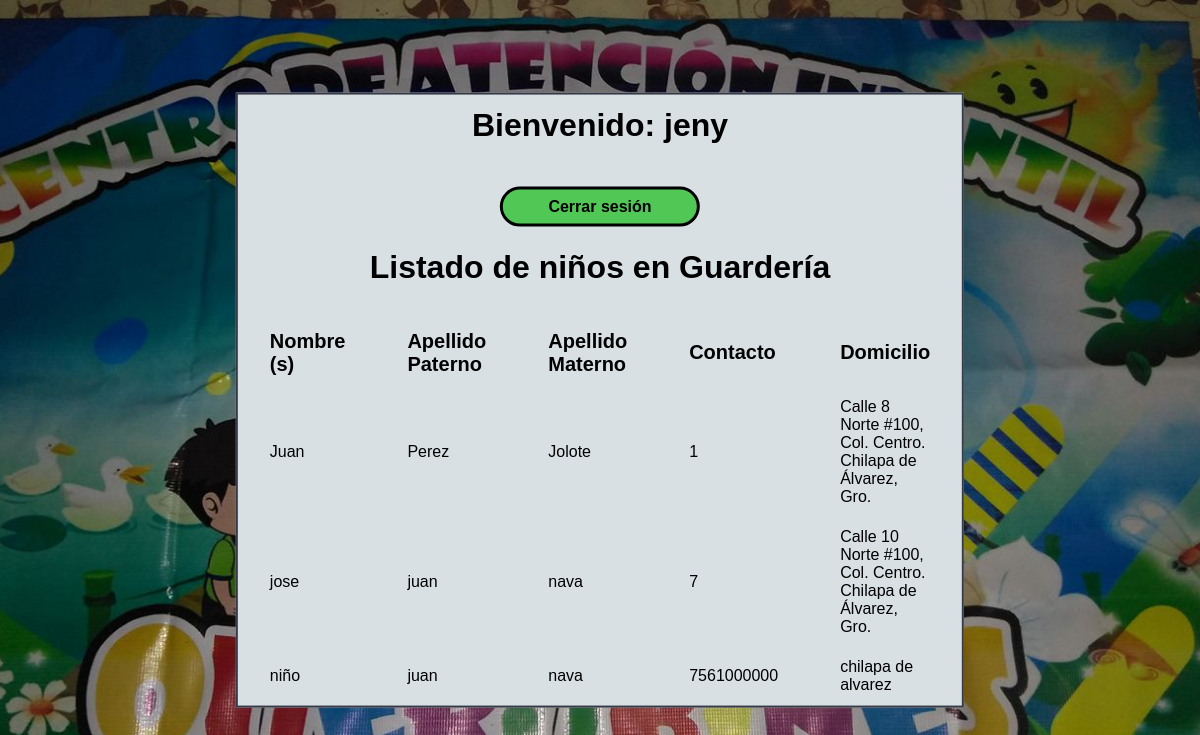
Screenshot of /listar.php (signed in) with the database file from the repository.
### tables this page shows
CREATE TABLE `ninos` (
  `nombre` varchar(30) NOT NULL,
  `apaterno` varchar(30) NOT NULL,
  `amaterno` varchar(30) NOT NULL,
  `contacto` text NOT NULL,
  `domicilio` varchar(100) NOT NULL
);

### listar.php (the view, shortened to what this page needs)
<link rel="stylesheet" href="login.css">
<table>
<?php
include('conexion.php');
if(isset($_SESSION['nombredelusuario']))
{
	$usuarioingresado = $_SESSION['nombredelusuario'];
	echo "<tr><td colspan='5' align='center'><h1>Bienvenido: $usuarioingresado </h1></td></tr>";
}
else
{
	header('location: login.php');
}
?>
<form method="POST">
<tr><td colspan='5' align="center"><input type="submit" value="Cerrar sesión" name="btncerrar" /></td></tr>
</form>
<tr><td colspan="5" align="center"><h1>Listado de niños en Guardería</h1></td></tr>
<tr>
	<td><label>Nombre (s)</label></td>
	<td><label>Apellido Paterno</label></td>
	<td><label>Apellido Materno</label></td>
	<td><label>Contacto</label></td>
	<td><label>Domicilio</label></td>
</tr>
<?php
$sql="SELECT * FROM ninos";
$result=mysqli_query($conn,$sql);
while($mostrar=mysqli_fetch_array($result))
{
?>
<tr> <td><?php echo $mostrar['nombre'] ?>
	<td><?php echo $mostrar['apaterno'] ?>
	<td><?php echo $mostrar['amaterno'] ?>
	<td><?php echo $mostrar['contacto'] ?>
	<td><?php echo $mostrar['domicilio'] ?>
</tr>
<?php
}
?>
</table>

### login.css (style rules this page uses)
table { margin:0; border: 2px solid #353A46; background-color: #d8e0e4; top: 50%; left: 50%; position: absolute; transform: translate(-50%,-50%); }
td { padding: 10px 30px; }
label { font-size: 20px; font-weight: bold; }
input[type=submit] { font-size: 16px; background-color: #51c756; color:black; font-weight: bold; border-radius: 20px; height: 40px; width: 200px; border: solid; }

### rows the page displays
ninos: nombre "Juan", apaterno "Perez", amaterno "Jolote", contacto "1", domicilio "Calle 8 Norte #100, Col. Centro. Chilapa de Álvarez, Gro."
ninos: nombre "jose", apaterno "juan", amaterno "nava", contacto "7", domicilio "Calle 10 Norte #100, Col. Centro. Chilapa de Álvarez, Gro."
ninos: nombre "niño", apaterno "juan", amaterno "nava", contacto "7561000000", domicilio "chilapa de alvarez"

### other values shown
$usuarioingresado "jeny"
